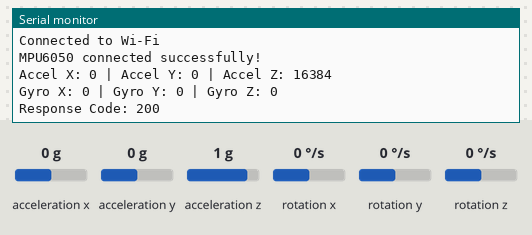
Recording of a sketch running on a simulated ESP32. Parts: the last lines printed to the serial monitor. Inputs (shaded band) come from the test bench; at power-on: acceleration x 0 g, acceleration y 0 g, acceleration z 1 g, rotation x 0 °/s, rotation y 0 °/s, rotation z 0 °/s. WiFi joins after 1.5 s; servers stay silent unless stated; uploads are accepted with an empty reply.

Above: at 2.7 s.
2.8 s: acceleration x set to -1.4 g
At 2.87 s:
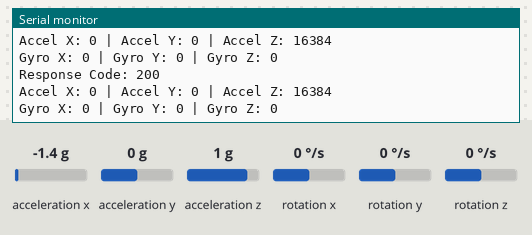
4.3 s: acceleration y set to -1.4 g
At 5.7 s:
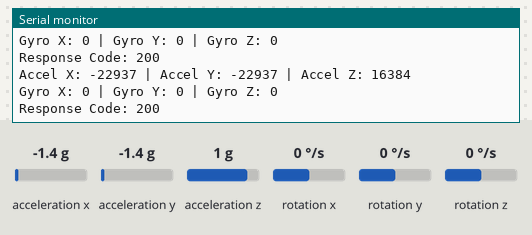
5.8 s: acceleration z set to -1.4 g
At 7.1 s:
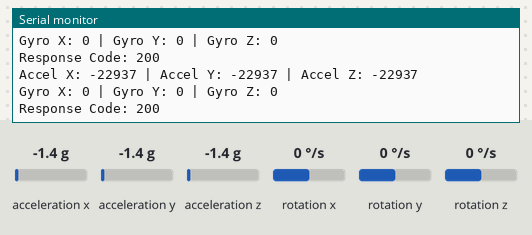
7.3 s: rotation x set to -192 °/s
At 8.3 s:
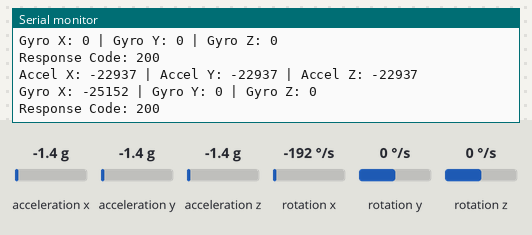
8.8 s: rotation y set to -192 °/s
At 10.6 s:
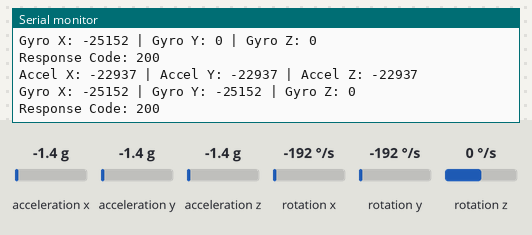

Measured:
- after the input at 4.3 s, the serial monitor: prints a new line after 0.82 s (image 2)
- after the input at 5.8 s, the serial monitor: prints a new line after 0.53 s (image 3)
- after the input at 7.3 s, the serial monitor: prints a new line after 0.23 s (image 4)
- after the input at 8.8 s, the serial monitor: prints a new line after 1.1 s (image 5)

The sketch:

testfirebasewifi.ino
```cpp
#include <WiFi.h>
#include <HTTPClient.h>
#include <Wire.h>
#include <MPU6050.h>

// WiFi credentials
const char* ssid = "Didi";
const char* password = "hadil12345";

const char* firebaseUrl = "https://firetest-46f48-default-rtdb.asia-southeast1.firebasedatabase.app/data.json";

MPU6050 mpu;

void setup() {
  Serial.begin(115200);
  Wire.begin(21, 22);  // Initialize I2C with SDA on GPIO 21 and SCL on GPIO 22
  WiFi.begin(ssid, password);

  while (WiFi.status() != WL_CONNECTED) {
    delay(500);
    Serial.print(".");
  }
  Serial.println("\nConnected to Wi-Fi");

  // Initialize the gyroscope sensor
  mpu.initialize();  // Explicitly initialize the MPU6050
  if (!mpu.testConnection()) {
    Serial.println("Error connecting to MPU6050!");
    while (1);  // Hang if there's an error
  } else {
    Serial.println("MPU6050 connected successfully!");
  }
}

void loop() {
  // Read sensor data
  int16_t ax, ay, az, gx, gy, gz;
  mpu.getMotion6(&ax, &ay, &az, &gx, &gy, &gz);

  // Display data for debugging
  Serial.print("Accel X: "); Serial.print(ax);
  Serial.print(" | Accel Y: "); Serial.print(ay);
  Serial.print(" | Accel Z: "); Serial.print(az);
  Serial.print("\nGyro X: "); Serial.print(gx);
  Serial.print(" | Gyro Y: "); Serial.print(gy);
  Serial.print(" | Gyro Z: "); Serial.print(gz);
  Serial.println();

  // Convert data to JSON format
  String jsonPayload = "{";
  jsonPayload += "\"gyroX\":" + String(gx) + ",";
  jsonPayload += "\"gyroY\":" + String(gy) + ",";
  jsonPayload += "\"gyroZ\":" + String(gz);
  jsonPayload += "}";

  // Send data to Firebase
  if (WiFi.status() == WL_CONNECTED) {
    HTTPClient http;
    http.begin(firebaseUrl);
    http.addHeader("Content-Type", "application/json");

    int httpResponseCode = http.PUT(jsonPayload);  // Use PUT to overwrite data or POST to add

    if (httpResponseCode > 0) {
      Serial.print("Response Code: ");
      Serial.println(httpResponseCode);
    } else {
      Serial.print("Request Error: ");
      Serial.println(http.errorToString(httpResponseCode).c_str());
    }
    http.end();
  } else {
    Serial.println("No Wi-Fi connection");
  }

  delay(1000);  // Delay before next transmission
}
```
